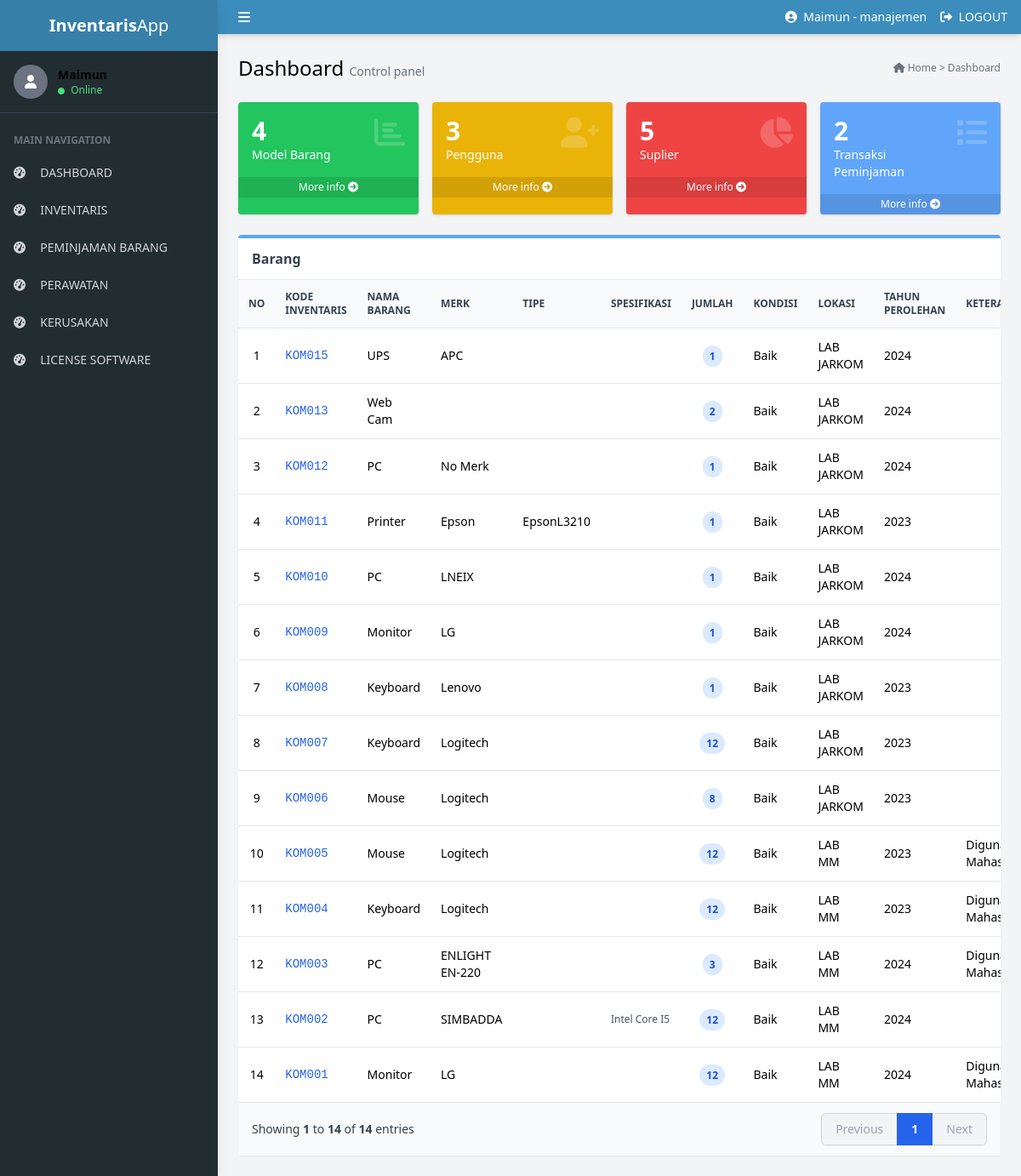
/Admin/dashboard_baru.php?filter=1, run on an earlier commit of the app's database.
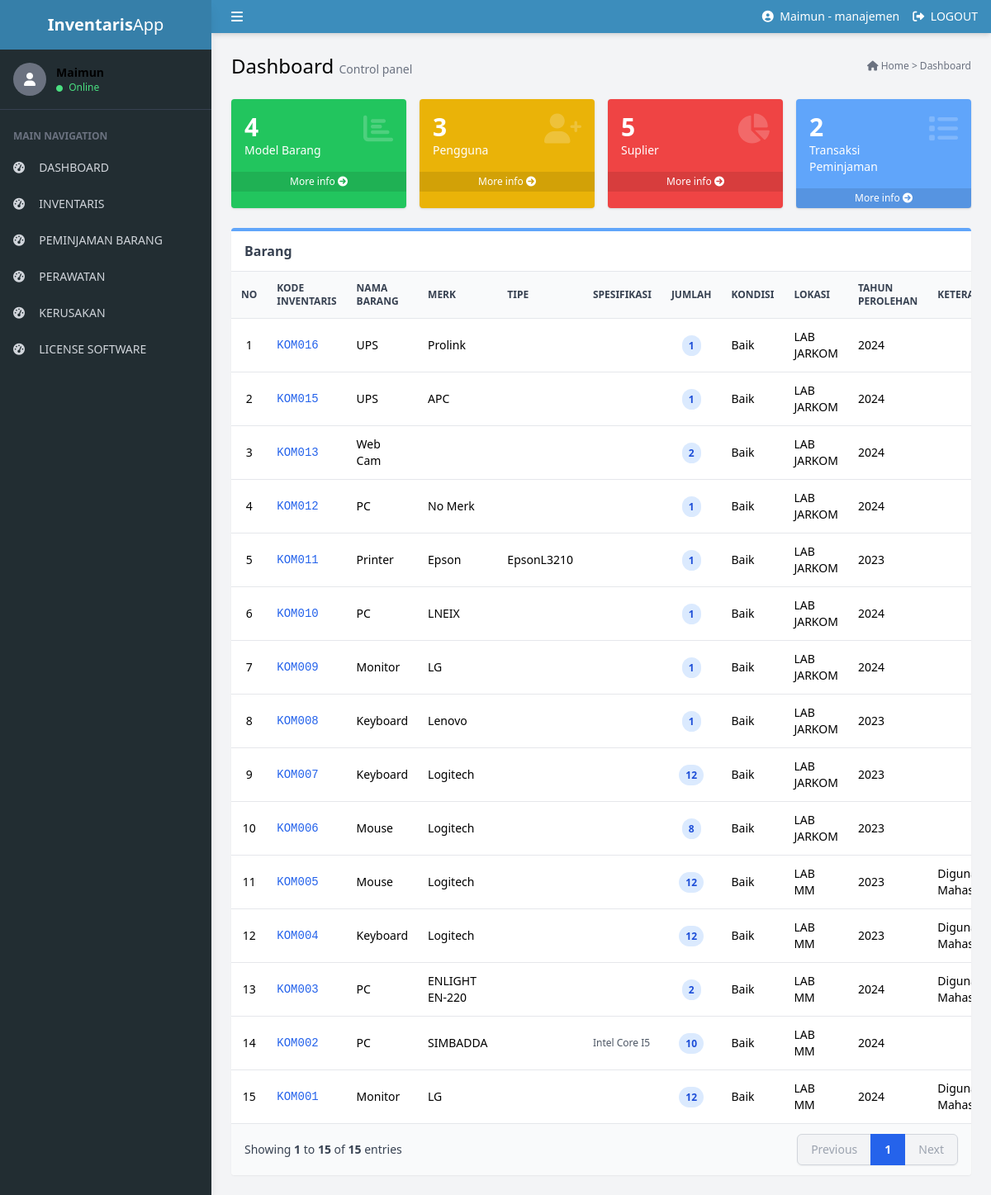
And on a later commit of the database.
### tables this page shows
CREATE TABLE `barang` (
  `id` int NOT NULL,
  `kategori_id` int DEFAULT NULL,
  `kode_inventaris` varchar(50) NOT NULL,
  `nama_barang` varchar(100) NOT NULL,
  `merk` varchar(100) DEFAULT NULL,
  `tipe` varchar(100) DEFAULT NULL,
  `spesifikasi` text,
  `jumlah` int NOT NULL,
  `kondisi` enum('Baik','Cukup','Rusak') NOT NULL,
  `lokasi` varchar(100) DEFAULT NULL,
  `tahun_perolehan` year DEFAULT NULL,
  `keterangan` text,
  `tersedia` tinyint(1) NOT NULL DEFAULT '1',
  `create_at` timestamp NULL DEFAULT CURRENT_TIMESTAMP
);

### Admin/dashboard_baru.php (the view, shortened to what the changed rows need)
<?php
    require_once __DIR__ . "/../config/database.php";
    $filter = $_GET['filter'] ?? 'all';
    $filter = mysqli_real_escape_string($conn, $filter);
    $where = [];
    if ($filter != 'all') {
        $where[] = "barang.kategori_id = '$filter'";
    }
    $where_sql = '';
    if (!empty($where)) {
        $where_sql = 'WHERE ' . implode(' AND ', $where);
    }
    $limit = 15;
    $halaman_aktif = isset($_GET['halaman']) ? (int)$_GET['halaman'] : 1;
    $offset = ($halaman_aktif - 1) * $limit;
    $query_total = "SELECT COUNT(*) AS total FROM barang JOIN kategori ON barang.kategori_id = kategori.id $where_sql";
    $result_total = mysqli_query($conn, $query_total);
    $row_total = mysqli_fetch_assoc($result_total);
    $total_data = $row_total['total'];
    $query = "
        SELECT barang.*, kategori.nama_kategori
        FROM barang
        JOIN kategori ON barang.kategori_id = kategori.id
        $where_sql
        ORDER BY barang.id DESC
        LIMIT $limit OFFSET $offset
    ";
    $result = mysqli_query($conn, $query);
?>
<!DOCTYPE html>
<html lang="en">
<head>
    <script src="https://cdn.tailwindcss.com"></script>
    <link rel="stylesheet" href="https://cdnjs.cloudflare.com/ajax/libs/font-awesome/6.0.0/css/all.min.css">
</head>
<body class="bg-gray-100 font-sans">
    <div class="flex h-screen overflow-hidden">
        <div class="flex-1 flex flex-col overflow-y-auto">
            <main class="p-6">
                <div class="flex justify-between items-center mb-6">
                    <h1 class="text-2xl font-light">Dashboard <span class="text-sm text-gray-500">Control panel</span></h1>
                </div>
                <div class="bg-white border-t-4 border-blue-400 rounded shadow-sm overflow-hidden">
                    <div class="overflow-x-auto">
                        <table class="w-full text-sm text-left border-collapse">
                            <thead>
                                <tr class="bg-gray-50 border-b text-gray-700">
                                    <th class="p-3 font-bold uppercase text-xs">No</th>
                                    <th class="p-3 font-bold uppercase text-xs">Kode Inventaris</th>
                                    <th class="p-3 font-bold uppercase text-xs">Nama Barang</th>
                                    <th class="p-3 font-bold uppercase text-xs">Merk</th>
                                    <th class="p-3 font-bold uppercase text-xs">Tipe</th>
                                    <th class="p-3 font-bold uppercase text-xs">Spesifikasi</th>
                                    <th class="p-3 font-bold uppercase text-xs">Jumlah</th>
                                    <th class="p-3 font-bold uppercase text-xs">Kondisi</th>
                                    <th class="p-3 font-bold uppercase text-xs">Lokasi</th>
                                    <th class="p-3 font-bold uppercase text-xs">Tahun Perolehan</th>
                                    <th class="p-3 font-bold uppercase text-xs">Keterangan</th>
                                </tr>
                            </thead>
                            <tbody class="divide-y divide-gray-200">
                                <?php
                                $no = $offset + 1;
                                while ($row = mysqli_fetch_assoc($result)) {
                                ?>
                                <tr class="hover:bg-gray-50 transition-colors">
                                    <td class="p-3 text-center"><?= $no++; ?></td>
                                    <td class="p-3 font-mono text-blue-600"><?= $row['kode_inventaris']; ?></td>
                                    <td class="p-3 font-medium"><?= $row['nama_barang']; ?></td>
                                    <td class="p-3"><?= $row['merk']; ?></td>
                                    <td class="p-3"><?= $row['tipe']; ?></td>
                                    <td class="p-3 text-xs text-gray-600"><?= $row['spesifikasi']; ?></td>
                                    <td class="p-3 text-center">
                                        <span class="px-2 py-1 bg-blue-100 text-blue-700 rounded-full text-xs font-bold">
                                            <?= $row['jumlah']; ?>
                                        </span>
                                    </td>
                                    <td class="p-3"><?= $row['kondisi']; ?></td>
                                    <td class="p-3"><?= $row['lokasi']; ?></td>
                                    <td class="p-3"><?= $row['tahun_perolehan']; ?></td>
                                    <td class="p-3"><?= $row['keterangan']; ?></td>
                                </tr>
                                <?php } ?>
                            </tbody>
                        </table>
                        <div class="px-4 py-3 bg-gray-50 border-t border-gray-200 flex items-center justify-between">
                            <p class="text-sm text-gray-700">Showing <span class="font-semibold"><?= ($offset + 1); ?></span> to <span class="font-semibold"><?= min($offset + $limit, $total_data); ?></span> of <span class="font-semibold"> <?= $total_data; ?></span> entries </p>
                        </div>
                    </div>
                </div>
            </main>
        </div>
    </div>
</body>
</html>

What changed in the data, as far as the page shows it:
added barang: kode_inventaris "KOM016", nama_barang "UPS", merk "Prolink", jumlah "1", kondisi "Baik", lokasi "LAB JARKOM", tahun_perolehan "2024"
changed barang "KOM003": jumlah "3" → "2"
changed barang "KOM002": jumlah "12" → "10"
Also different on the page:
min($offset + $limit, $total_data): "14" → "15"
$total_data: "14" → "15"
